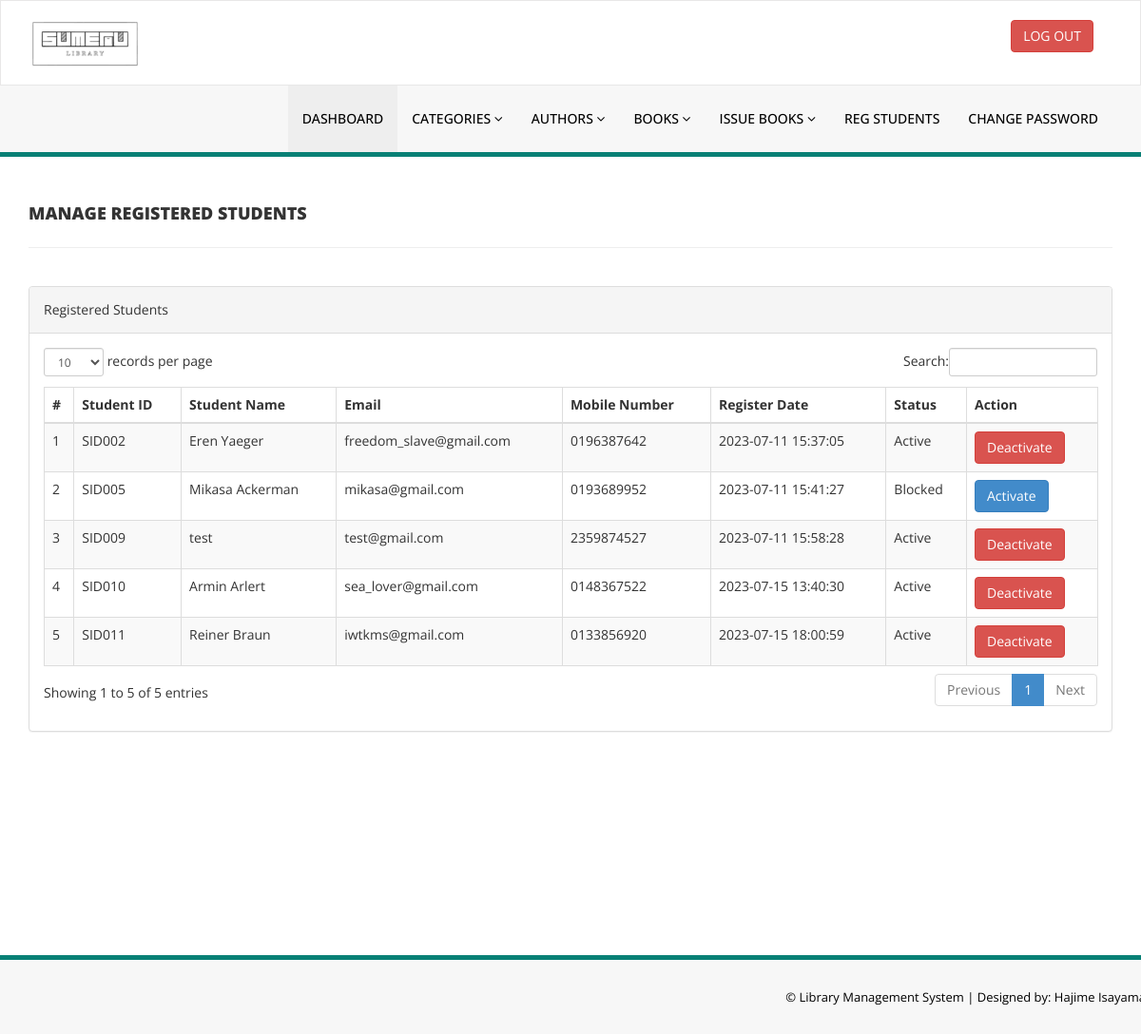
The page /library/admin/reg-students.php (signed in) on the database its author committed.
### tables this page shows
CREATE TABLE `students` (
  `id` int(11) NOT NULL,
  `student_id` varchar(100) DEFAULT NULL,
  `student_name` varchar(120) DEFAULT NULL,
  `student_email` varchar(120) DEFAULT NULL,
  `student_phonenumber` char(11) DEFAULT NULL,
  `student_password` varchar(120) DEFAULT NULL,
  `status` int(1) DEFAULT NULL,
  `register_date` timestamp NULL DEFAULT current_timestamp(),
  `updation_date` timestamp NULL DEFAULT NULL ON UPDATE current_timestamp()
);

### library/admin/reg-students.php (the view, shortened to what this page needs)
<?php
include('includes/config.php');
if (strlen($_SESSION['alogin']) == 0) {
    header('location:index.php');
} else {
?>
<!DOCTYPE html>
<html xmlns="http://www.w3.org/1999/xhtml">
<head>
    <link href="assets/css/bootstrap.css" rel="stylesheet" />
    <link href="assets/css/font-awesome.css" rel="stylesheet" />
    <link href="assets/js/dataTables/dataTables.bootstrap.css" rel="stylesheet" />
    <link href="assets/css/style.css" rel="stylesheet" />
</head>
<body>
    <?php include('includes/header.php'); ?>
    <div class="content-wrapper">
        <div class="container">
            <div class="row pad-botm">
                <div class="col-md-12">
                    <h4 class="header-line">Manage Registered Students</h4>
                </div>
            </div>
            <div class="row">
                <div class="col-md-12">
                    <div class="panel panel-default">
                        <div class="panel-heading">
                            Registered Students
                        </div>
                        <div class="panel-body">
                            <div class="table-responsive">
                                <table class="table table-striped table-bordered table-hover" id="dataTables-example">
                                    <thead>
                                        <tr>
                                            <th>#</th>
                                            <th>Student ID</th>
                                            <th>Student Name</th>
                                            <th>Email</th>
                                            <th>Mobile Number</th>
                                            <th>Register Date</th>
                                            <th>Status</th>
                                            <th>Action</th>
                                        </tr>
                                    </thead>
                                    <tbody>
                                        <?php
                                        $sql = "SELECT * FROM students";
                                        $query = $dbh->prepare($sql);
                                        $query->execute();
                                        $results = $query->fetchAll(PDO::FETCH_OBJ);
                                        $cnt = 1;
                                        if ($query->rowCount() > 0) {
                                            foreach ($results as $result) {
                                        ?>
                                                <tr class="odd gradeX">
                                                    <td class="center"><?php echo htmlentities($cnt); ?></td>
                                                    <td class="center"><?php echo htmlentities($result->student_id); ?></td>
                                                    <td class="center"><?php echo htmlentities($result->student_name); ?></td>
                                                    <td class="center"><?php echo htmlentities($result->student_email); ?></td>
                                                    <td class="center"><?php echo htmlentities($result->student_phonenumber); ?></td>
                                                    <td class="center"><?php echo htmlentities($result->register_date); ?></td>
                                                    <td class="center">
                                                        <?php
                                                        if ($result->status == 1) {
                                                            echo htmlentities("Active");
                                                        } else {
                                                            echo htmlentities("Blocked");
                                                        }
                                                        ?>
                                                    </td>
                                                    <td class="center">
                                                        <?php
                                                        if ($result->status == 1) {
                                                        ?>
                                                            <a href="reg-students.php?inid=<?php echo htmlentities($result->id); ?>" onclick="return confirm('Are you sure you want to deactivate this student account?');">
                                                                <button class="btn btn-danger">Deactivate</button>
                                                            </a>
                                                        <?php
                                                        } else {
                                                        ?>
                                                            <a href="reg-students.php?id=<?php echo htmlentities($result->id); ?>" onclick="return confirm('Are you sure you want to reactivate this student account?');">
                                                                <button class="btn btn-primary">Activate</button>
                                                            </a>
                                                        <?php
                                                        }
                                                        ?>
                                                    </td>
                                                </tr>
                                        <?php
                                                $cnt = $cnt + 1;
                                            }
                                        }
                                        ?>
                                    </tbody>
                                </table>
                            </div>
                        </div>
                    </div>
                </div>
            </div>
        </div>
    </div>
    <?php include('includes/footer.php'); ?>
</body>
</html>
<?php
}
?>

### library/admin/assets/css/style.css (style rules this page uses)
.content-wrapper { margin-top: 40px; min-height: 800px; padding-bottom: 90px; }
.header-line { font-weight: 900; padding-bottom: 25px; border-bottom: 1px solid #eeeeee; text-transform: uppercase; }
.pad-botm { padding-bottom: 30px; }

### rows shown on the page
students: student "SID002", student_name "Eren Yaeger", student_email "freedom_slave@gmail.com", student_phonenumber "0196387642", register_date "2023-07-11 15:37:05"
students: student "SID005", student_name "Mikasa Ackerman", student_email "mikasa@gmail.com", student_phonenumber "0193689952", register_date "2023-07-11 15:41:27"
students: student "SID009", student_name "test", student_email "test@gmail.com", student_phonenumber "2359874527", register_date "2023-07-11 15:58:28"
students: student "SID010", student_name "Armin Arlert", student_email "sea_lover@gmail.com", student_phonenumber "0148367522", register_date "2023-07-15 13:40:30"
students: student "SID011", student_name "Reiner Braun", student_email "iwtkms@gmail.com", student_phonenumber "0133856920", register_date "2023-07-15 18:00:59"
